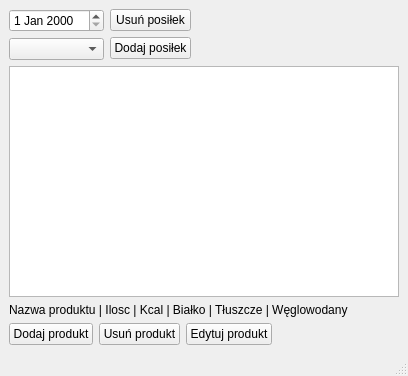
<?xml version="1.0" encoding="UTF-8"?>
<ui version="4.0">
 <class>MainWindow</class>
 <widget class="QMainWindow" name="MainWindow">
  <property name="geometry">
   <rect>
    <x>0</x>
    <y>0</y>
    <width>408</width>
    <height>376</height>
   </rect>
  </property>
  <property name="font">
   <font>
    <pointsize>9</pointsize>
   </font>
  </property>
  <property name="windowTitle">
   <string>MainWindow</string>
  </property>
  <widget class="QWidget" name="centralwidget">
   <layout class="QFormLayout" name="formLayout">
    <item row="0" column="0">
     <layout class="QHBoxLayout" name="horizontalLayout">
      <item>
       <layout class="QVBoxLayout" name="verticalLayout">
        <item>
         <widget class="QDateEdit" name="dateEdit"/>
        </item>
        <item>
         <widget class="QComboBox" name="comboBox">
          <property name="maxVisibleItems">
           <number>15</number>
          </property>
          <property name="sizeAdjustPolicy">
           <enum>QComboBox::AdjustToContents</enum>
          </property>
         </widget>
        </item>
       </layout>
      </item>
      <item>
       <layout class="QVBoxLayout" name="verticalLayout_2">
        <item>
         <widget class="QPushButton" name="RemovMealpushButton">
          <property name="text">
           <string>Usuń posiłek</string>
          </property>
         </widget>
        </item>
        <item>
         <widget class="QPushButton" name="AddMealButton">
          <property name="text">
           <string>Dodaj posiłek</string>
          </property>
         </widget>
        </item>
       </layout>
      </item>
     </layout>
    </item>
    <item row="3" column="0">
     <layout class="QHBoxLayout" name="horizontalLayout_3">
      <item>
       <widget class="QPushButton" name="AddProductButton">
        <property name="text">
         <string>Dodaj produkt</string>
        </property>
       </widget>
      </item>
      <item>
       <widget class="QPushButton" name="pushButton_2">
        <property name="text">
         <string>Usuń produkt</string>
        </property>
       </widget>
      </item>
      <item>
       <widget class="QPushButton" name="pushButton">
        <property name="text">
         <string>Edytuj produkt</string>
        </property>
       </widget>
      </item>
     </layout>
    </item>
    <item row="2" column="0">
     <widget class="QLabel" name="label">
      <property name="text">
       <string>Nazwa produktu | Ilosc | Kcal | Białko | Tłuszcze | Węglowodany</string>
      </property>
     </widget>
    </item>
    <item row="1" column="0" colspan="2">
     <widget class="QListWidget" name="listWidget"/>
    </item>
   </layout>
  </widget>
  <widget class="QMenuBar" name="menubar">
   <property name="geometry">
    <rect>
     <x>0</x>
     <y>0</y>
     <width>408</width>
     <height>20</height>
    </rect>
   </property>
  </widget>
  <widget class="QStatusBar" name="statusbar"/>
 </widget>
 <resources/>
 <connections/>
</ui>
